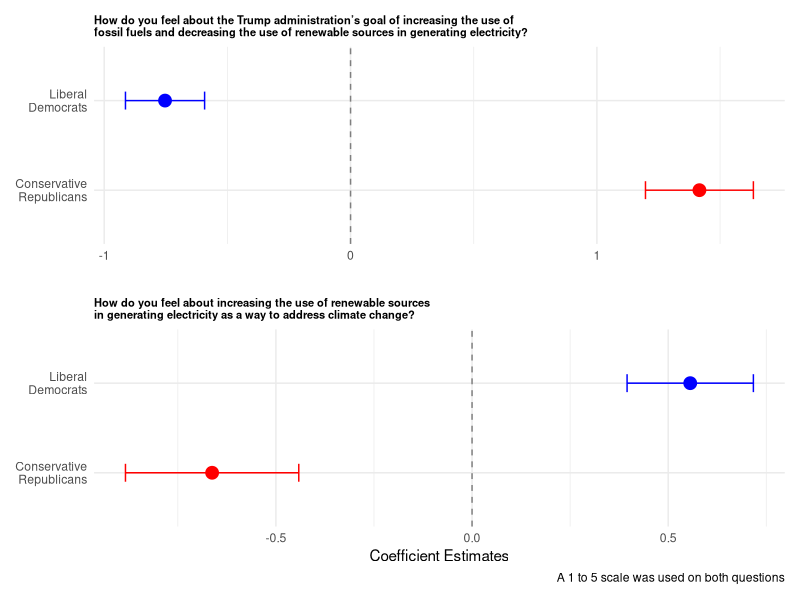
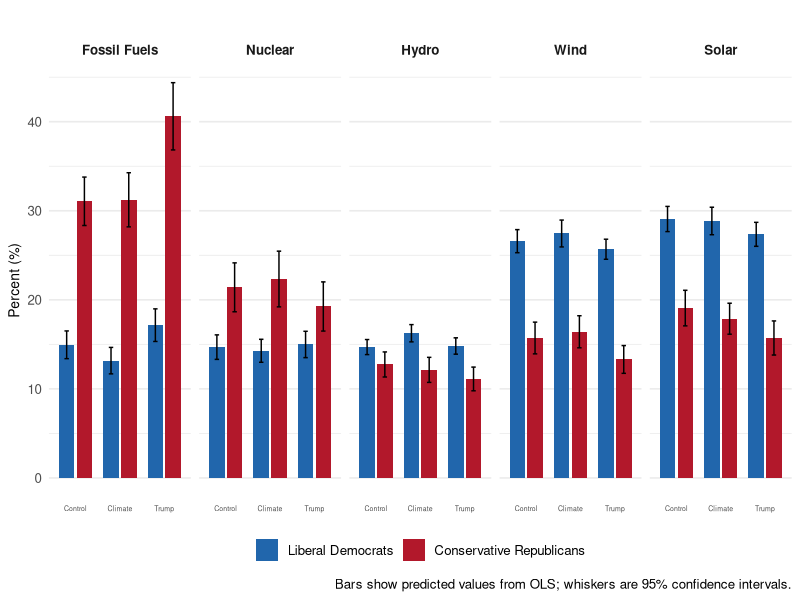
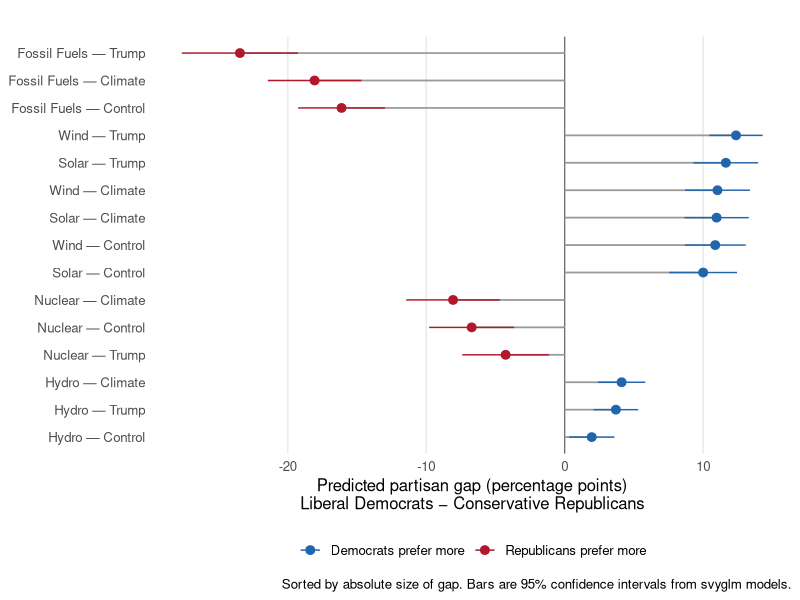
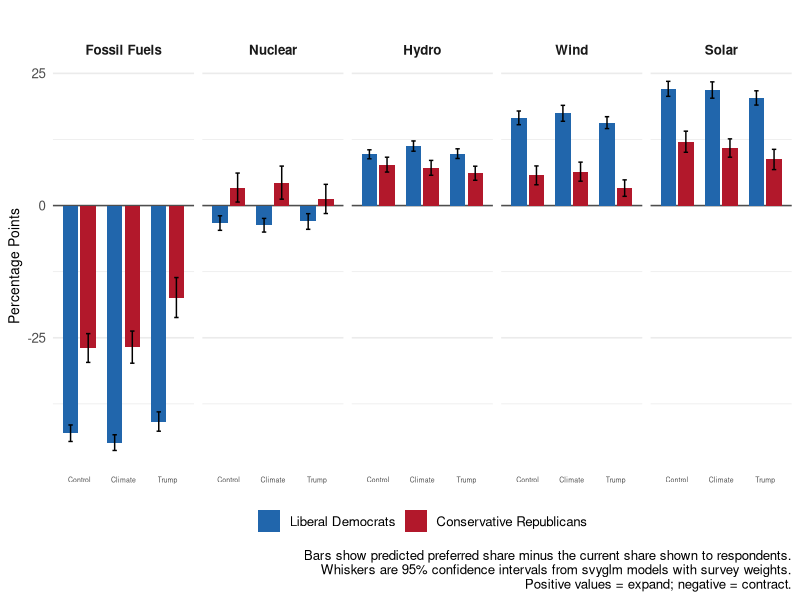

Recreate these plots in R, in order.
## ---- chunk 1
knitr::opts_knit$set(root.dir = normalizePath(".."))
## ---- chunk 2
#| echo: false
#| include: false
#| warning: false

# packages
library(tidyverse)
library(ggplot2)
library(dplyr)
library(purrr)
library(broom)
library(patchwork)
library(marginaleffects)
library(car)
library(kableExtra)
library(survey)

# data
cueEnergyData <- read.csv("data/cueEnergyDataWeighted.csv")
design <- svydesign(ids = ~1, weights = ~weight, data = cueEnergyData)
#source("scripts/survey_weighting_diagnostic.R")

## ---- chunk 3
#| message: false
#| include: false

# cue models 
summary(cuemodel1 <- svyglm(renewables.opinion ~ conRep + libDem, design = design, subset = (trump.cue == 1)))
summary(cuemodel2 <- svyglm(renewables.opinion ~ conRep + libDem, design = design, subset = (climate.cue == 1)))

coefs <- bind_rows(
  tidy(cuemodel1, conf.int = TRUE) %>% mutate(model = "Trump Cue"),
  tidy(cuemodel2, conf.int = TRUE) %>% mutate(model = "Climate Cue")
) %>%
  filter(term != "(Intercept)") %>%
  mutate(term = dplyr::recode(term,
                      "conRep" = "Conservative\nRepublicans",
                       "libDem" = "Liberal\nDemocrats"))
## ---- chunk 4
#| message: false
#| warning: false
#| echo: false
#| label: fig-cueModels
#| fig-cap: Coefficient Plots of Trump Cue and Climate Cue 

p1 <- ggplot(filter(coefs, model == "Trump Cue"), aes(x = estimate, y = term, color = term)) +
  geom_vline(xintercept = 0, linetype = "dashed", color = "grey50") +
  geom_point(size = 4) +
  geom_errorbarh(aes(xmin = conf.low, xmax = conf.high), height = 0.2) +
  scale_color_manual(values = c("Conservative\nRepublicans" = "red",
                                "Liberal\nDemocrats" = "blue")) +
  labs(x = "", y = NULL,
       title = "How do you feel about the Trump administration’s goal of increasing the use of\nfossil fuels and decreasing the use of renewable sources in generating electricity?") +
  theme_minimal() + theme(legend.position = "none", plot.title = element_text(face = "bold", size = 8))


p2 <- ggplot(filter(coefs, model == "Climate Cue"), aes(x = estimate, y = term, color = term)) +
  geom_vline(xintercept = 0, linetype = "dashed", color = "grey50") +
  geom_point(size = 4) +
  geom_errorbarh(aes(xmin = conf.low, xmax = conf.high), height = 0.2) +
  scale_color_manual(values = c("Conservative\nRepublicans" = "red",
                                "Liberal\nDemocrats" = "blue")) +
  labs(x = "Coefficient Estimates", y = NULL,
       title = "How do you feel about increasing the use of renewable sources\nin generating electricity as a way to address climate change?",
       caption = "A 1 to 5 scale was used on both questions") +
  theme_minimal() + theme(legend.position = "none", plot.title = element_text(face = "bold", size = 8))

p1 / p2


## ---- chunk 5
#| message: false
#| include: false

# models and predictions
#models <- list(
# ffmodelTrump <- svyglm(alloc.fossil ~ conRep + libDem, design = design, subset = (trump.cue == 1)),
# WindmodelTrump <- svyglm(alloc.wind ~ conRep + libDem, design = design, subset = (trump.cue == 1)),
# SolarmodelTrump <- svyglm(alloc.solar ~ conRep + libDem, design = design, subset = (trump.cue == 1)),
# HydromodelTrump <- svyglm(alloc.hydro ~ conRep + libDem, design = design, subset = (trump.cue == 1)),
# NuclearmodelTrump <- svyglm(alloc.nuclear ~ conRep + libDem, design = design, subset = (trump.cue == 1)),
# ffmodelClimate <- svyglm(alloc.fossil ~ conRep + libDem, design = design, subset = (climate.cue == 1)),
# WindmodelClimate <- svyglm(alloc.wind ~ conRep + libDem, design = design, subset = (climate.cue == 1)),
# SolarmodelClimate <- svyglm(alloc.solar ~ conRep + libDem, design = design, subset = (climate.cue == 1)),
# HydromodelClimate <- svyglm(alloc.hydro ~ conRep + libDem, design = design, subset = (climate.cue == 1)),
# NuclearmodelClimate <- svyglm(alloc.nuclear ~ conRep + libDem, design = design, subset = (climate.cue == 1)),
# ffmodelControl <- svyglm(alloc.fossil ~ conRep + libDem, design = design, subset = (control == 1)),
# WindmodelControl <- svyglm(alloc.wind ~ conRep + libDem, design = design, subset = (control == 1)),
# SolarmodelControl <- svyglm(alloc.solar ~ conRep + libDem, design = design, subset = (control == 1)),
# HydromodelControl <- svyglm(alloc.hydro ~ conRep + libDem, design = design, subset = (control == 1)),
# NuclearmodelControl <- svyglm(alloc.nuclear ~ conRep + libDem, design = design, subset = (control == 1))
# )

# Start from your raw data frame (the one with weights and design variables)
survey_df <- cueEnergyData |>   # replace with whatever your raw data object is called
  mutate(
    treatment = case_when(
      trump.cue   == 1 ~ "Trump",
      climate.cue == 1 ~ "Climate",
      control     == 1 ~ "Control"
    ) |> factor(levels = c("Control", "Climate", "Trump")),
    
    party = case_when(
      libDem == 1 ~ "Liberal Democrats",
      conRep == 1 ~ "Conservative Republicans"
    ) |> factor(levels = c("Conservative Republicans", "Liberal Democrats"))
  )

# Example — adjust to match your actual design
svy_design <- svydesign(
  ids     = ~1,                       # or your cluster variable
  weights = ~weight,         # your weight column name
  data    = survey_df
)

svy_design_partisans <- subset(svy_design, !is.na(party))

sources <- c("alloc.fossil", "alloc.wind", "alloc.solar", "alloc.hydro", "alloc.nuclear")
source_labels <- c("Fossil Fuels", "Wind", "Solar", "Hydro", "Nuclear")

models <- map(sources, function(s) {
  f <- as.formula(paste(s, "~ party * treatment"))
  svyglm(f, design = svy_design_partisans)
}) |>
  set_names(source_labels)


newdata <- expand_grid(
  party     = c("Liberal Democrats", "Conservative Republicans"),
  treatment = c("Control", "Climate", "Trump"),
  source    = c("Fossil Fuels", "Wind", "Solar", "Hydro", "Nuclear")
) |>
  mutate(
    party     = factor(party, levels = c("Conservative Republicans", "Liberal Democrats")),
    treatment = factor(treatment, levels = c("Control", "Climate", "Trump"))
  )

pred_df <- imap_dfr(models, function(mod, source_name) {
  
  # Subset newdata to this source
  nd <- newdata |> filter(source == source_name)
  
  # Get predictions with SEs — note se.fit = TRUE instead of interval = "confidence"
  p <- predict(mod, newdata = nd, se.fit = TRUE, type = "response")
  
  # Extract the fit and SE
  # svyglm's predict() returns an object where the predictions are accessible via as.numeric()
  # and SEs via SE() from the survey package
  fit_vals <- as.numeric(p)
  se_vals  <- SE(p)
  
  # Build the CI manually using design degrees of freedom
  df_design <- degf(mod$survey.design)
  crit      <- qt(0.975, df = df_design)
  
  nd |>
    mutate(
      fit = fit_vals,
      se  = se_vals,
      lwr = fit - crit * se,
      upr = fit + crit * se
    )
})

# Apply factor ordering for plots
pred_df <- pred_df |>
  mutate(
    treatment = factor(treatment, levels = c("Control", "Climate", "Trump")),
    source    = factor(source, levels = c("Fossil Fuels", "Nuclear", "Hydro", "Wind", "Solar")),
    party     = factor(party, levels = c("Liberal Democrats", "Conservative Republicans"))
  )

get_gap_ci_svy <- function(mod, treatment_levels) {
  # Build newdata for both parties at each treatment
  # Use whichever variable structure your model has (dummies or factors)
  
  # If your models use party/treatment factors:
  nd <- expand_grid(
    party     = factor(c("Liberal Democrats", "Conservative Republicans"),
                       levels = c("Conservative Republicans", "Liberal Democrats")),
    treatment = factor(treatment_levels, levels = treatment_levels)
  )
  
  # Design matrix
  X <- model.matrix(delete.response(terms(mod)), data = nd)
  
  # Design degrees of freedom for t-based CIs
  df_design <- degf(mod$survey.design)
  crit      <- qt(0.975, df = df_design)
  
  # For each treatment, compute (Dem - Rep) and its SE using model's vcov
  map_dfr(treatment_levels, function(t) {
    x_dem <- X[nd$party == "Liberal Democrats" & nd$treatment == t, ]
    x_rep <- X[nd$party == "Conservative Republicans" & nd$treatment == t, ]
    contrast <- x_dem - x_rep
    
    est <- as.numeric(contrast %*% coef(mod))
    se  <- sqrt(as.numeric(contrast %*% vcov(mod) %*% contrast))
    
    tibble(
      treatment = t,
      gap       = est,
      se        = se,
      lwr       = est - crit * se,
      upr       = est + crit * se
    )
  })
}

gap_df <- imap_dfr(models, function(mod, source_name) {
  get_gap_ci_svy(mod, treatment_levels = c("Control", "Climate", "Trump")) |>
    mutate(source = source_name)
}) |>
  mutate(
    treatment = factor(treatment, levels = c("Control", "Climate", "Trump")),
    source    = factor(source, levels = c("Fossil Fuels", "Nuclear", "Hydro", "Wind", "Solar")),
    direction = if_else(gap > 0, "Dem", "Rep")
  )


gap_sorted <- gap_df |>
  mutate(
    label = paste0(source, " — ", treatment),
    label = fct_reorder(label, abs(gap)),
    direction = if_else(gap > 0, "Dem", "Rep")
  )


did_combined <- imap_dfr(models, function(mod, source_name) {
  cf <- coef(mod)
  vc <- vcov(mod)
  
  contrasts <- list(
    list(
      name = "Climate Cue vs Control",
      est  = cf["partyLiberal Democrats:treatmentClimate"],
      se   = sqrt(vc["partyLiberal Democrats:treatmentClimate",
                     "partyLiberal Democrats:treatmentClimate"]),
      hyp  = "partyLiberal Democrats:treatmentClimate = 0"
    ),
    list(
      name = "Trump Cue vs Control",
      est  = cf["partyLiberal Democrats:treatmentTrump"],
      se   = sqrt(vc["partyLiberal Democrats:treatmentTrump",
                     "partyLiberal Democrats:treatmentTrump"]),
      hyp  = "partyLiberal Democrats:treatmentTrump = 0"
    ),
    list(
      name = "Trump Cue vs Climate",
      est  = cf["partyLiberal Democrats:treatmentTrump"] -
             cf["partyLiberal Democrats:treatmentClimate"],
      se   = sqrt(
        vc["partyLiberal Democrats:treatmentTrump",
           "partyLiberal Democrats:treatmentTrump"] +
        vc["partyLiberal Democrats:treatmentClimate",
           "partyLiberal Democrats:treatmentClimate"] -
        2 * vc["partyLiberal Democrats:treatmentTrump",
               "partyLiberal Democrats:treatmentClimate"]
      ),
      hyp  = "partyLiberal Democrats:treatmentTrump - partyLiberal Democrats:treatmentClimate = 0"
    )
  )
  
  map_dfr(contrasts, function(con) {
    test <- linearHypothesis(mod, con$hyp, test = "F")
    tibble(
      source   = source_name,
      contrast = con$name,
      estimate = as.numeric(con$est),
      se       = as.numeric(con$se),
      lwr      = estimate - 1.96 * se,
      upr      = estimate + 1.96 * se,
      F        = test$F[2],
      df       = test$Df[2],
      p_value  = test$`Pr(>F)`[2]
    )
  })
})

did_combined

did_omnibus <- imap_dfr(models, function(mod, source_name) {
  omnibus <- linearHypothesis(mod, c(
    "partyLiberal Democrats:treatmentClimate = 0",
    "partyLiberal Democrats:treatmentTrump = 0"
  ), test = "F")
  
  tibble(
    source  = source_name,
    F       = omnibus$F[2],
    df1     = omnibus$Df[2],
    df2     = omnibus$Res.Df[2],
    p_value = omnibus$`Pr(>F)`[2]
  )
})

did_omnibus



# Replace with the exact values shown to respondents
existing_mix <- tibble(
  source = c("Fossil Fuels", "Wind", "Solar", "Hydro", "Nuclear"),
  existing = c(58, 10, 7, 5, 18)  
)

change_df <- pred_df |>
  left_join(existing_mix, by = "source") |>
  mutate(
    change_fit = fit - existing,
    change_lwr = lwr - existing,
    change_upr = upr - existing,
    treatment  = factor(treatment, levels = c("Control", "Climate", "Trump")),
    source     = factor(source, levels = c("Fossil Fuels", "Nuclear", "Hydro", "Wind", "Solar")),
    party      = factor(party, levels = c("Liberal Democrats", "Conservative Republicans"))
  )

mix_change_tests <- imap_dfr(models, function(mod, source_name) {
  
  existing_value <- existing_mix$existing[existing_mix$source == source_name]
  
  # Build newdata — adjust depending on whether your models use factors or dummies
  # (using factors here; see note below if you're still using dummies)
  cells <- expand_grid(
    party     = factor(c("Liberal Democrats", "Conservative Republicans"),
                       levels = c("Conservative Republicans", "Liberal Democrats")),
    treatment = factor(c("Control", "Climate", "Trump"),
                       levels = c("Control", "Climate", "Trump"))
  )
  
  X <- model.matrix(delete.response(terms(mod)), data = cells)
  
  # Design df for t-based p-values
  df_design <- degf(mod$survey.design)
  
  map_dfr(seq_len(nrow(cells)), function(i) {
    contrast <- X[i, ]
    est <- as.numeric(contrast %*% coef(mod))
    se  <- sqrt(as.numeric(contrast %*% vcov(mod) %*% contrast))
    diff_from_existing <- est - existing_value
    t_stat <- diff_from_existing / se
    p      <- 2 * pt(-abs(t_stat), df = df_design)
    
    tibble(
      source       = source_name,
      party        = as.character(cells$party[i]),
      treatment    = as.character(cells$treatment[i]),
      preferred    = est,
      existing     = existing_value,
      change       = diff_from_existing,
      se           = se,
      t_statistic  = t_stat,
      p_value      = p
    )
  })
})

mix_change_tests


## ---- chunk 6
#| message: false
#| warning: false
#| echo: false
#| label: fig-pred
#| fig-cap: Predicted Energy Mix by Political Beliefs and Cues 

ggplot(pred_df, aes(x = treatment, y = fit, fill = party)) +
  geom_col(position = position_dodge(width = 0.8), width = 0.7) +
  geom_errorbar(
    aes(ymin = lwr, ymax = upr),
    position = position_dodge(width = 0.8),
    width = 0.2
  ) +
  facet_wrap(~ source, nrow = 1) +
  scale_fill_manual(values = c("Liberal Democrats" = "#2166AC",
                               "Conservative Republicans" = "#B2182B")) +
  labs(
    x = NULL,
    y = "Percent (%)",
    fill = NULL,
    title = "",
    caption = "Bars show predicted values from OLS; whiskers are 95% confidence intervals."
  ) +
  theme_minimal(base_size = 12) +
  theme(
    legend.position = "bottom",
    axis.text.x = element_text(size = 5, hjust = 0.5),
    axis.title = element_text(size = 10), 
    panel.grid.major.x = element_blank(),
    strip.text = element_text(face = "bold")
  )


## ---- chunk 7
#| message: false
#| warning: false
#| echo: false
#| label: fig-gap
#| fig-cap: Largest Partisan Gaps in Preferred Energy Mix  

ggplot(gap_sorted, aes(x = gap, y = label)) +
  geom_vline(xintercept = 0, color = "grey40", linewidth = 0.4) +
  geom_segment(aes(x = 0, xend = gap, yend = label),
               color = "grey60", linewidth = 0.6) +
  geom_pointrange(aes(xmin = lwr, xmax = upr, color = direction), size = 0.5) +
  scale_color_manual(
    values = c("Dem" = "#2166AC", "Rep" = "#B2182B"),
    labels = c("Dem" = "Democrats prefer more",
               "Rep" = "Republicans prefer more"),
    name = NULL
  ) +
  labs(
    x = "Predicted partisan gap (percentage points)\nLiberal Democrats − Conservative Republicans",
    y = NULL,
    title = "", # "Where are the largest partisan gaps in preferred energy mix?",
    caption = "Sorted by absolute size of gap. Bars are 95% confidence intervals from svyglm models."
  ) +
  theme_minimal(base_size = 12) +
  theme(
    legend.position = "bottom",
    panel.grid.major.y = element_blank(),
    panel.grid.minor.x = element_blank()
  )

## ---- chunk 8
#| label: tbl-did
#| tbl-cap: "Treatment effects on the partisan gap in preferred energy mix (unadjusted p-values)"
#| echo: false
#| warning: false
#| message: false

#library(tidyverse)
#library(knitr)
#library(kableExtra)

did_table <- bind_rows(
  # Omnibus row
  did_omnibus |>
    mutate(
      stars = case_when(
        p_value < 0.001 ~ "***",
        p_value < 0.01  ~ "**",
        p_value < 0.05  ~ "*",
        p_value < 0.10  ~ "†",
        TRUE             ~ ""
      ),
      contrast = "Omnibus F-test (any treatment effect on gap)",
      cell     = sprintf("F = %.2f%s", F, stars)
    ) |>
    select(source, contrast, cell),
  
  # Pairwise contrasts — using unadjusted p-values
  did_combined |>
    mutate(
      stars = case_when(
        p_value < 0.001 ~ "***",
        p_value < 0.01  ~ "**",
        p_value < 0.05  ~ "*",
        p_value < 0.10  ~ "†",
        TRUE             ~ ""
      ),
      cell = sprintf("%.2f%s [%.2f, %.2f]", estimate, stars, lwr, upr)
    ) |>
    select(source, contrast, cell)
) |>
  pivot_wider(names_from = source, values_from = cell)

did_table |>
  kbl(
    booktabs  = TRUE,
    col.names = c("Contrast", "Fossil Fuels", "Wind", "Solar", "Hydro", "Nuclear"),
    align     = c("l", rep("c", 5)),
    escape    = FALSE
  ) |>
  kable_styling(
    latex_options     = c("hold_position", "scale_down"),
    bootstrap_options = c("striped", "hover"),
    full_width        = FALSE
  ) |>
  footnote(
    general = paste(
      "Top row shows the omnibus F-test for whether treatments jointly shift",
      "the partisan gap on each energy source. Subsequent rows show the estimated",
      "change in the partisan gap (Liberal Democrats − Conservative Republicans)",
      "when moving from one treatment condition to another, with 95% confidence",
      "intervals in brackets. Positive values indicate the gap widened. Estimates",
      "from svyglm models fit separately by energy source, using survey weights;",
      "standard errors and confidence intervals are design-based.",
      "*** p < 0.001, ** p < 0.01, * p < 0.05, † p < 0.10."
    ),
    threeparttable    = TRUE,
    footnote_as_chunk = TRUE,
    general_title     = "Note:"
  )
## ---- chunk 9
#| message: false
#| warning: false
#| echo: false
#| label: fig-predDiffs
#| fig-cap: Preferred Change from Existing Energy Mix (percentage points) 

ggplot(change_df, aes(x = treatment, y = change_fit, fill = party)) +
  geom_hline(yintercept = 0, color = "grey30", linewidth = 0.5) +
  geom_col(position = position_dodge(width = 0.8), width = 0.7) +
  geom_errorbar(
    aes(ymin = change_lwr, ymax = change_upr),
    position = position_dodge(width = 0.8),
    width = 0.2
  ) +
  facet_wrap(~ source, nrow = 1) +
  scale_fill_manual(values = c("Liberal Democrats"        = "#2166AC",
                               "Conservative Republicans" = "#B2182B")) +
  labs(
    x = NULL,
    y = "Percentage Points",
    fill = NULL,
    title = "",
    caption = paste(
      "Bars show predicted preferred share minus the current share shown to respondents.",
      "Whiskers are 95% confidence intervals from svyglm models with survey weights.",
      "Positive values = expand; negative = contract.",
      sep = "\n"
    )
  ) +
  theme_minimal(base_size = 12) +
  theme(
    legend.position = "bottom",
    axis.text.x = element_text(size = 5, hjust = 0.5),
    axis.title = element_text(size = 10), 
    panel.grid.major.x = element_blank(),
    strip.text = element_text(face = "bold")
  )

## ---- chunk 10
#| echo: false
#| include: false
#| warning: false

vars_comp <- c("age", "male", "white", "college", "democrat", "republican")

# Friendly labels for the table — same length and order as vars_comp
var_labels <- c(
  age        = "Age (years)",
  male       = "Male",
  white      = "White (non-Hispanic)",
  college    = "College graduate",
  democrat   = "Democrat",
  republican = "Republican"
)

# Build the comparison table
comparison <- data.frame(
  Variable   = var_labels[vars_comp],
  Unweighted = sapply(vars_comp, function(v) mean(cueEnergyData[[v]], na.rm = TRUE)),
  Weighted   = sapply(vars_comp, function(v) {
                 as.numeric(svymean(as.formula(paste0("~", v)),
                                    design, na.rm = TRUE))
               }),
  row.names = NULL
) |>
  mutate(Difference = Weighted - Unweighted)


## ---- chunk 11
#| message: false
#| results: asis
#| warning: false
#| echo: false
#| label: tbl-descript
#| tbl-cap: "Unweighted vs. Weighted Means on Key Variables" 
#| tbl-pos: H

comparison |>
  mutate(across(c(Weighted, Unweighted, Difference), \(x) round(x, 3))) |>
  kbl(
    #caption   = "", #Sample Composition Before and After Weighting",
    col.names = c("", "Unweighted", "Weighted", "Difference"),
    booktabs  = TRUE,
    align     = c("l", "r", "r", "r")
  ) |>
  kable_styling(
    #bootstrap_options = c("striped", "hover", "condensed"),
    #latex_options     = c("striped", "hold_position"),
    full_width        = FALSE
  ) |>
  footnote(
    general = "Weights computed via iterative raking to ACS 2023 and Pew NPORS targets.",
    general_title = "Note:",
    footnote_as_chunk = TRUE
  )
